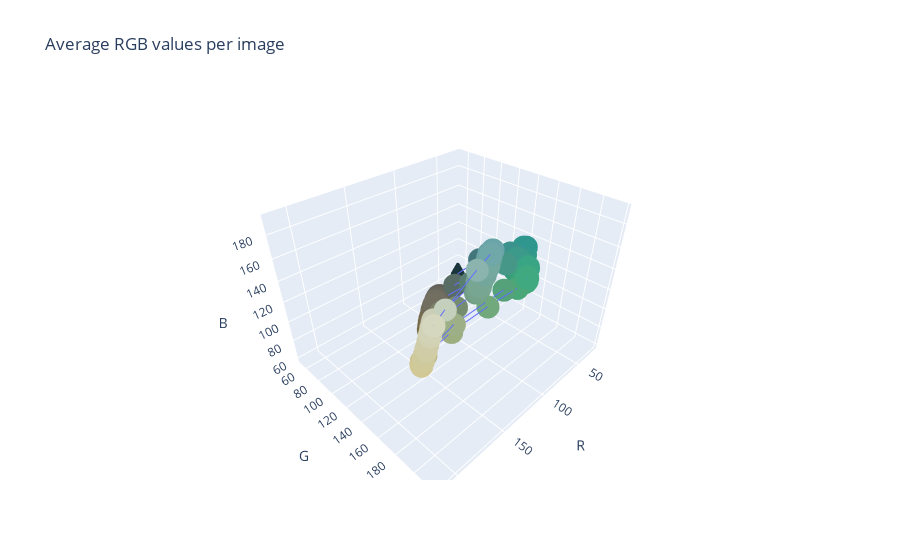

Notebook cell for this chart:
### Code cell
# plot the rgb values together

# for plotting, define rbg color strings per datapoing
colors = []
for _,row in rgb_frame.iterrows():    
    color_str = f"rgb({int(row.r)},{int(row.g)},{int(row.b)})"
    colors.append(color_str)
    
data = go.Scatter3d(x=rgb_frame.r, y=rgb_frame.g, z=rgb_frame.b, mode="lines+markers", marker=dict(color=colors))
fig = go.Figure(data)
fig.update_layout(
    title="Average RGB values per image",
    scene=dict(
        xaxis_title='R',
        yaxis_title='G',
        zaxis_title='B',
    )
)
fig.show()

### Figure 1 — Plotly figure (JSON) as saved in the notebook; plotly's stock layout.template omitted (floating-point values rounded to 4 significant figures; data arrays with more than 128 entries replaced by an {"elided": "..."} marker saying what was removed)
{"data": [{"marker": {"color": {"elided": "389 str values"}}, "mode": "lines+markers", "type": "scatter3d", "x": {"elided": "389 float values"}, "y": {"elided": "389 float values"}, "z": {"elided": "389 float values"}}], "layout": {"scene": {"xaxis": {"title": {"text": "R"}}, "yaxis": {"title": {"text": "G"}}, "zaxis": {"title": {"text": "B"}}}, "title": {"text": "Average RGB values per image"}}}
